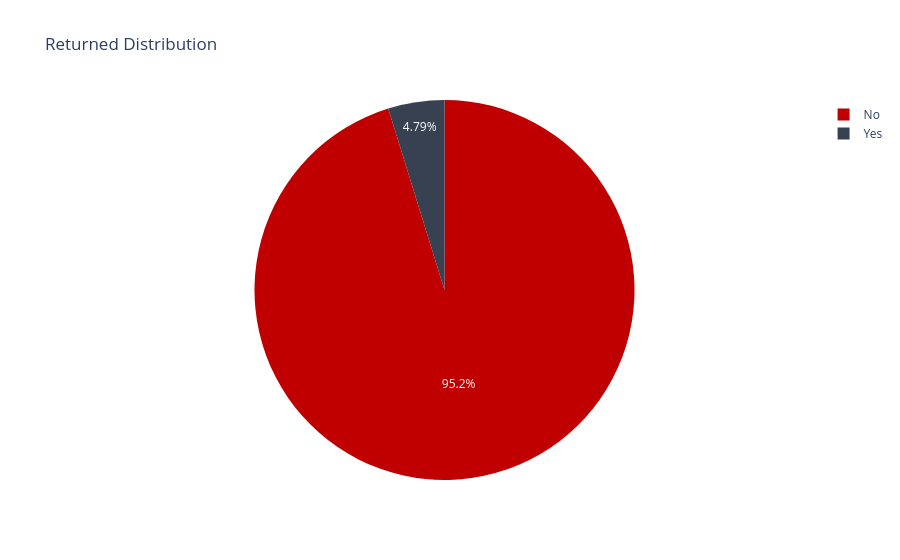

The notebook cell saved with this chart:
### Code cell
px.pie(returned_distribution, names=returned_distribution.index, values=returned_distribution.values, title='Returned Distribution', color_discrete_sequence=PALETTE)

### Figure 1 — Plotly figure (JSON) as saved in the notebook; plotly's stock layout.template omitted (floating-point values rounded to 4 significant figures)
{"data": [{"domain": {"x": [0, 1], "y": [0, 1]}, "hovertemplate": "returned=%{label}<br>value=%{value}<extra></extra>", "labels": ["No", "Yes"], "legendgroup": "", "name": "", "showlegend": true, "type": "pie", "values": [2487, 125]}], "layout": {"legend": {"tracegroupgap": 0}, "piecolorway": ["#C00000", "#374151", "#9CA3AF", "#F97316", "#2563EB", "#16A34A", "#7C3AED", "#DB2777"], "title": {"text": "Returned Distribution"}}}
